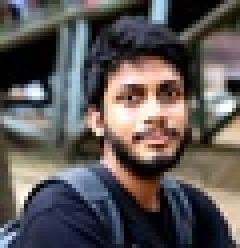
#> input picture PatternOffline2/TemplateMatching/mamun.jpg, 60 x 62 px (shown 4 times larger)
$ python 1.py
#> lines starting #> are read from the running program, lines starting #| are printed output that depends on the picture; long printed decimals are rounded
### PatternOffline2/TemplateMatching/common.py
import matplotlib.patches as patches
import matplotlib.pyplot as plt
import numpy as np
from PIL import Image
import cv2

def get_img_arrays(test_image, ref_image):
#> called with test_image = 'mamun.jpg', ref_image = 'mamunr.jpg'
    test = cv2.imread(test_image, cv2.IMREAD_GRAYSCALE) / 255.0
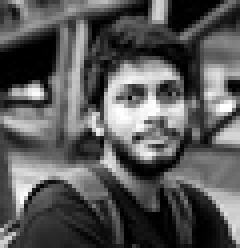
#> test: shape (62, 60) float64 (shown 4 times larger); min 0, max 1, mean 0.347
    ref = cv2.imread(ref_image, cv2.IMREAD_GRAYSCALE)   /255.0
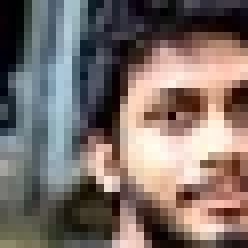
#> input picture PatternOffline2/TemplateMatching/mamunr.jpg, 31 x 31 px (shown 8 times larger)
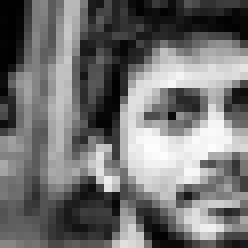
#> ref: shape (31, 31) float64 (shown 8 times larger); min 0, max 0.992, mean 0.446
    return test, ref

# [4 lines left out: function get_img_arrays_int, not called in this run]


def cost(test, ref, i, j):
    temp = test[i:i+ref.shape[0], j:j+ref.shape[1]]
    #print(j, i)
    return np.sum(np.square(temp - ref))


def show_img(test_image,ref_image, coord): # coord = (x, y)
    test = np.array(Image.open(test_image), dtype=np.uint8)
    ref = np.array(Image.open(ref_image), dtype=np.uint8)
    # Create figure and axes
    fig,ax = plt.subplots(1,3, gridspec_kw = {'width_ratios':[ref.shape[1], test.shape[1],test.shape[1]]})
    ax[0].set_title('Ref. image')
    ax[1].set_title('Test image')
    ax[2].set_title('Coord. in Test image')
    # Display the image
    ax[0].imshow(ref) #, shape=imarray.shape[:2])
    ax[1].imshow(test) #, shape=imarray2.shape[:2])
    ax[2].imshow(test)
    # Create a Rectangle patch
    rect = patches.Rectangle( coord,ref.shape[1],ref.shape[0],linewidth=2,edgecolor='r',facecolor='none')
    # Add the patch to the Axes
    ax[2].add_patch(rect)
    plt.show()

### PatternOffline2/TemplateMatching/1.py
import numpy as np
import time
from common import show_img, cost, get_img_arrays

def find_template_exhaustive(test, ref):
    st = time.time()
    then = st
    d_thresh = ref.shape[0] * ref.shape[1] * 0.001
#> d_thresh = 0.961
    #Each pixel was an integer from 0 to 255 before we normalized them. So minimum difference between
    #two pixels is 1/255 = 0.0039.. becomes 0.000015... if squared. And we are allowing average squared difference
    #of 0.001

    print('Acceptable cost value:', d_thresh)
#| Acceptable cost value: 0.961
    coord = (0, 0)
    d = float('inf')
    max_h, max_w =  test.shape[0]- ref.shape[0], test.shape[1] - ref.shape[1]
#> max_h = 31; max_w = 29

    after_print = 0
    for i in range(0, max_h + 1):  # from 0 to test_h - ref_h
        #log---------
        if after_print > 1000:
            now = time.time()
            if now - then > 1:
                print('Scanning in row', i, '... d=', d)
                then = now
                after_print = 0
        ###logend-----

        for j in range(0, max_w + 1):  # from 0 to test_w - ref_w
            d_cur = cost(test, ref, i, j)
            if d_cur < d:
                d = d_cur
                coord = (j, i)
                if d<d_thresh:
                    return coord, False, time.time() - st
        after_print += max_w
#> this loop made 11 passes
#> after_print on passes 1 to 10: 29, 58, 87, 116, 145, 174, 203, 232, 261, 290
#> pass 1, in cost (call 2), `temp = test[i:i+ref.shape[0], j:j+ref.shape[1]]`:
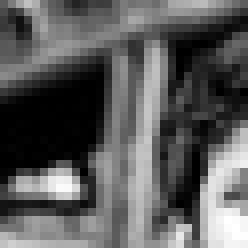
#> temp: shape (31, 31) float64 (shown 8 times larger); min 0, max 1, mean 0.359
#> pass 1, in cost (call 3), `temp = test[i:i+ref.shape[0], j:j+ref.shape[1]]`:
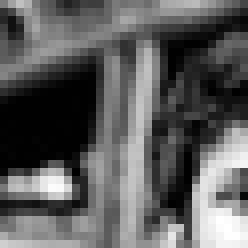
#> temp: shape (31, 31) float64 (shown 8 times larger); min 0, max 1, mean 0.365
#> pass 1, in cost (call 4), `temp = test[i:i+ref.shape[0], j:j+ref.shape[1]]`:
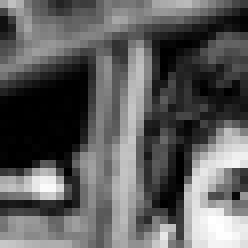
#> temp: shape (31, 31) float64 (shown 8 times larger); min 0, max 1, mean 0.37
#> after the loop, after_print = 290; coord = (11, 10); d = 0.0636; then = 1.8e+09

    return coord, True, time.time() - st

def run(test_image, ref_image):
    test, ref = get_img_arrays(test_image, ref_image)

    coord , completed,  time_diff = find_template_exhaustive(test, ref)
#> coord = (11, 10); completed = False; time_diff = 0.0259
    print('Program ended', completed * 'normally.', (not completed) * 'at accepted cost.')
#| Program ended  at accepted cost.
    print('Ans:', coord, "Time taken: {} seconds".format(time_diff))
#| Ans: (11, 10) Time taken: 0.02591 seconds
    show_img(test_image, ref_image, coord)
#> in show_img, `plt.show()`:
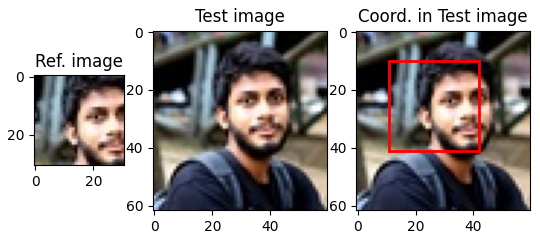
#> figure drawn by matplotlib, 3 panels

def main():
    run('mamun.jpg', 'mamunr.jpg')

if __name__ == '__main__':
    main()
